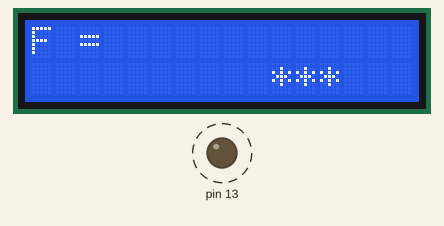
Bench run of a sketch on a simulated Arduino Uno, built with avr-gcc and run on an emulated ATmega328P. Shown: 16×2 character LCD, output pins drawn as LEDs (lit = HIGH). Dashed ring = blinking.

Above: at 0.16 s.
At 0.57 s:
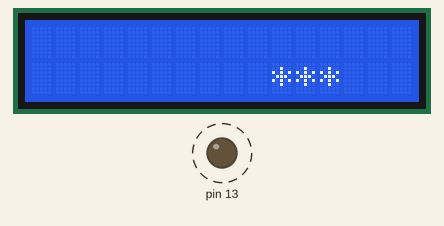
Timing chart, 0 to 130.0 s (numbered marks = the images above):
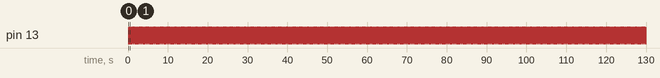

Measured:
- by itself, pin 13: alternates HIGH for 0.20 s and LOW for 0.20 s

The sketch:

FrequencyMeter.ino
```cpp
//#include <FreqCount.h>//https://github.com/PaulStoffregen/FreqCount/archive/master.zip
#include <LiquidCrystal.h>

const int rs = 12, en = 11, d4 = 6, d5 = 4, d6 = 3, d7 = 7;
//12-PB4
//11-PB3
//6-PD6
//4-PD4
//3-PD3
//7-PD7
LiquidCrystal lcd(rs, en, d4, d5, d6, d7);
void setup() {
  lcd.begin(16, 2);// LCD 16X2
  pinMode(7, INPUT);
  pinMode(13, OUTPUT);
  lcd.setCursor(0, 0);
  lcd.print("F = ");
  //  FreqCount.begin(1000);
//
//  DDRD &= ~(1 << DDD5);     // Clear the PD4 pin
//  // PD5 is now an input
//  PORTD |= (1 << PORTD5);   // turn On the Pull-up
//  // PD5 is now an input with pull-up enabled
//  TIMSK |= (1 << TOIE1);    // enable timer interrupt
//  TCCR1B |= (1 << CS12) | (1 << CS11) | (1 << CS10);
//  // Turn on the counter,
//  sei();

}
unsigned long f; float f0;
int x, n = 3, r;

ISR (TIMER1_OVF_vect)
{
    // interrupt just fired
}

void loop() {


  //     lcd.setCursor(0,0);
  //    lcd.print("F = ");
  //  if(digitalRead(7)==HIGH){n++;x=0;delay(100);}
  //    lcd.setCursor(0,1);
  ////  if(n==1){x++;if(x==1){FreqCount.begin(100);}r=-1;lcd.print("T = 0.1 s ");}
  ////  if(n==2){x++;if(x==1){FreqCount.begin(10000);}r=1;lcd.print("T = 10 s ");}
  ////  if(n==3){x++;if(x==1){FreqCount.begin(1000);}r=0;lcd.print("T = 1 s  ");}
  //  if(n>3){n=1;}
  //    lcd.setCursor(0,0);
  //    lcd.print("F = ");
  //  if(f>=1000000 && n==3){f0=f/1000000.0;lcd.print(f0,6+r);lcd.print(" MHz");}
  //  if(f<1000000 && n==3){f0=f/1000.0;lcd.print(f0,3+r);lcd.print(" kHz");}
  //  if(f>=100000 && n==1){f0=f/100000.0;lcd.print(f0,6+r);lcd.print(" MHz");}
  //  if(f<100000 && n==1){f0=f/100.0;lcd.print(f0,3+r);lcd.print(" kHz");}
  //  if(f>=10000000 && n==2){f0=f/10000000.0;lcd.print(f0,6+r);lcd.print("MHz");}
  //  if(f<10000000 && n==2){f0=f/10000.0;lcd.print(f0,3+r);lcd.print(" kHz");}
  //
  ////  if (FreqCount.available()) {
  ////
  ////    f = FreqCount.read();
  ////
  ////
  ////  }
  lcd.setCursor(10, 1); lcd.print("***");
  delay(200);
  digitalWrite(13, digitalRead(13) ^ 1);
  lcd.clear();
}
```
